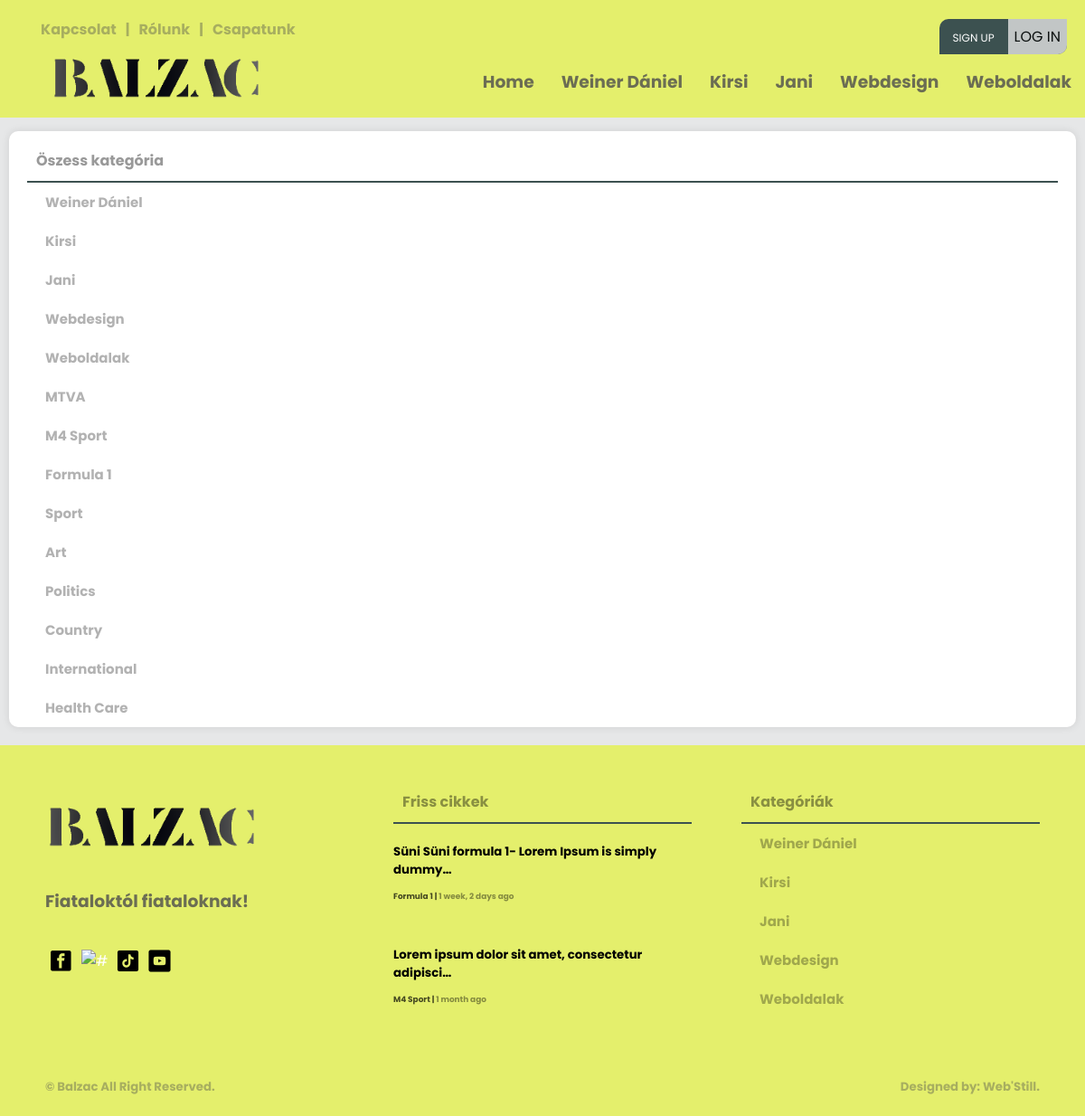
/kategoriak/, run on the app's committed database.
### creationboard/models.py (models this page shows, shortened)
class Category(models.Model):
    user = models.ForeignKey(User, null=True, on_delete=models.CASCADE)
    name = models.CharField(max_length=200)
    class Meta:
        ordering = ['-id']

class Article(models.Model):
    user = models.ForeignKey(User, on_delete=models.CASCADE)
    title = models.CharField(max_length=200)
    created = models.DateTimeField(auto_now_add=True, null=True)
    updated = models.DateTimeField(auto_now=True, null=True)
    articletype = models.CharField(null=False, blank=False, max_length=100)
    body = RichTextUploadingField(max_length=1000000) #ez itt lehetne RichTextUploadingField is
    indeximg = models.ImageField(upload_to="images/", default="images/home9.jpg")
    category = models.CharField(max_length=100, null=False, blank=False)
    status = models.CharField(max_length=10, choices=STATUS_CHOICES, default='pending')
    class Meta:
        ordering = ['-created']

### main/views.py (the view)
# urls.py: path('kategoriak/', views.categoryPage, name='cats')
def categoryPage(request):
    navcategory = models.Category.objects.all()[0:5]
    footarticle = models.Article.objects.filter(status='approved')[0:2]
    category = models.Category.objects.all()
    context = {'cats': category, 'category2': navcategory, 'article4': footarticle,}
    return render(request, 'main/cats.html', context)

### templates/main/cats.html (shortened to what this page needs)
{% load static %}
<!DOCTYPE html>
<html>
<head>
	<link rel="stylesheet" type="text/css" href="{% static 'main/style.css' %}">
</head>
<body>
{% include 'main/navbar.html' %}
<main>
    <div class="row">
        <div class="card-04">
            <div class="box-title">
                <h4 class="txt-black">Öszess kategória<h4>
            </div>
            <div class="box-categories">
                <ul>
                    {% for category in cats %}
                    <li><a href="{% url 'article-page' category.name %}" class="txt-black">{{ category.name }}</a></li>
                    {% endfor %}
                </ul>
            </div>
        </div>
    </div>
</main>
{% include 'main/footer.html' %}

### templates/main/navbar.html (shortened to what this page needs)
{% load static %}
<div class="screen-big">
<nav>
    <div class="nav-one nav-flex">
        <div class="left flex">
            <ul class="top-header mt-0">
                <li><a href="{% url 'contact-us' %}"><h4>Kapcsolat</h4></a></li>
                <li><h4>|</h4></li>
                <li><a href="{% url 'about-us' %}"><h4>Rólunk</h4></a></li>
                <li><h4>|</h4></li>
                <li><a href="{% url 'team-index' %}"><h4>Csapatunk</h4></a></li>
            </ul>
        </div>
        <div class="right flex">
                <ul class="top-header">
                    {% if request.user.is_authenticated %}
                    <li>
                        <div class="header-profile-pic">
                            <div class="pic">
                                <span class="material-symbols-outlined">account_circle</span>
                            </div>
                            <div class="header-profile-info">
                                <h4><a href="{% url 'profile-page' request.user.username %}">@{{ request.user }}</a></h4>
                                <h6><a href=""><span class="material-symbols-outlined">mail_lock</span>{{ request.user.email }}</a></h6>
                            </div>
                        </div>
                    </li>
                    <!--<li><h4><a href="{% url 'profile-page' request.user.username %}">Hello, @{{ request.user }}</a></h4></li>
                    <li><h4>|</h4></li>
                    <li><h4><a href="{% url 'logout' %}"><span class="material-symbols-outlined">logout</span>Kijelentkezés</a></h4></li>-->
                    {% else %}
                    <ul class="foot-icon-margin pd-0">
                        <li class="signup-or-login"><a href="{% url 'register' %}" class="sign-up">Sign up</a><a href="{% url 'login' %}"><button class="login-btn">Log in</button></a></li>
                    </ul>
                    {% endif %}
                </ul>
        </div>
    </div>
    <div class="nav-two nav-flex">
        <div class="left flex">
            <ul>
                <a href="{% url 'index' %}"><li><img src="{% static 'main/pics/logo.png' %}" class="logo-img" alt="#" /></li>
            </ul>
        </div>
        <div class="right">
            <div class="social media">
                <ul>
                    <li><a href="{% url 'index' %}"><h3>Home</h3></a></li>
                    {% for category in category2 %}
                        <li><a href="{% url 'article-page' category.name %}"><h3>{{ category.name }}</h3></a></li>
                    {% endfor %}
                </ul>
            </div>
        </div>
    </div>
</nav>
</div>

### templates/main/footer.html
{% load static %}
<footer>
    <div class="footer">
        <div class="footer-cols footer-firts">
            <div class="col-01">
                <ul class="pd-0">
                    <a href="{% url 'index' %}"><li><img src="{% static 'main/pics/logo.png' %}" class="logo-img" alt="#" /></li>
                </ul>
                <h3>Fiataloktól fiataloknak!</h3>
                <ul class="foot-icon-margin pd-0">
                    <a href="https://www.facebook.com/profile.php?id=100090612766620" target="blank"><li><img src="{% static 'main/pics/facebook.png' %}" class="icon-img" alt="#" target="blank" /></a></li>
                    <a href="https://www.instagram.com/balzacponthu/" target="blank"><li><img src="{% static 'main/pics/instagram.png' %}" class="icon-img" alt="#" /></li></a>
                    <a href="https://www.tiktok.com/@balzac.ujsag" target="blank"><li><img src="{% static 'main/pics/tiktok.png' %}" class="icon-img" alt="#" /></li></a>
                    <a href="https://www.youtube.com/@balzacujsag" target="blank"><li><img src="{% static 'main/pics/youtube.png' %}" class="icon-img" alt="#" /></li></a>
                </ul>
            </div>
            <div class="col-02">
                <div class="box-title">
                    <h4 class="txt-black">Friss cikkek<h4>
                </div>
                {% for article in article4 %}
                <ul class="pd-0">
                    <li><a href="{% url 'article' article.id %}" class="footer-article-text">
                        <h5 class="mt-1 mb-1">{{ article.title|truncatechars:49 }}</h5>
                        <h6 class="m-0">{{ article.body|truncatechars:30|safe }}</h6>
                        <small class="black"><span><a href="{% url 'article-page' article.category %}" class="black">{{ article.category }} </a></span>  |  <span><a class="black"> {{ article.created|timesince }} ago</a></span></small>
                    </a></li>
                </ul>
                {% endfor %}
            </div>
            <div class="col-03">
                <div class="box-title">
                    <h4 class="txt-black">Kategóriák<h4>
                </div>
                <div class="box-categories">
                    <ul>
                        {% for category in category2 %}
                        <li><a href="{% url 'article-page' category.name %}" class="txt-black">{{ category.name }}</a></li>
                        {% endfor %}
                    </ul>
                </div>
            </div>
        </div>
        <div class="footer-second">
            <div>
                <h5><a href="#"> &copy; Balzac</a> All Right Reserved.<h5>
            </div>
            <div>
                <h5><a href="">Designed by: Web'Still.</a><h5>
            </div>
        </div>
    </div>
</footer>

### static/main/style.css (style rules this page uses)
:root { --background-color: #e6e7e8; --box-color: white; --bg-dark: #000; --white-box-text: #fff; --small-red-info-color: red; --text-color-greany: #3c5150; --heaed-foot-color: #e4ef6c; --headad-foot-text-color: #000; --color-white: #fff; --box-padding: 10px; --box-border-radius: 10px; --input-border-radius: 3px; }
* { font-family: 'Poppins', sans-serif; }
html { background: var(--background-color); }
body { padding: 0; margin: 0; background: var(--background-color); }
small { color: var(--color-white); filter: grayscale(60%) opacity(0.7); transition: 0.4s; }
small span { color: var(--color-white); filter: grayscale(100%) opacity(0.6); transition: 0.4s; cursor: pointer; }
h3 { color: var(--text-color-greany); filter: grayscale(100%) opacity(0.8); transition: 0.3s; }
h4 { color: var(--text-color-greany); filter: grayscale(100%) opacity(0.4); cursor: pointer; transition: 0.5s; }
a { text-decoration: none; cursor: pointer; color: var(--color-white); padding: 0; margin: 0; }
ul { list-style: none; }
li { cursor: pointer; }
.black { color: black !important; }
.m-0 { margin: 0 !important; }
.mb-1 { margin-bottom: 5px !important; }
.mt-0 { margin-top: 0 !important; }
.mt-1 { margin-top: 5px !important; }
.pd-0 { padding: 0 !important; }
.txt-black { color: var(--dark-box-text) !important; }
.icon-img { height: 25px; width: 25px; margin: 5px; cursor: pointer; }
.logo-img { height: 50px; cursor: pointer; }
nav { background: var(--heaed-foot-color); position: absolute; top: 0px; right: 0; left: 0; padding: 20px 0 10px 0; z-index: 1; }
.nav-flex { display: flex; align-items: center; justify-content: space-between; }
.nav-one { cursor: pointer; height: 40px; background: var(--heaed-foot-color); }
nav ul { display: flex; flex-direction: row; }
.top-header li { margin: 10px 5px; }
.foot-icon-margin { display: flex; flex-direction: row; }
nav ul li { margin: 10px 15px; color: var(--headad-foot-text-color); }
.nav-two { cursor: pointer; height: 60px; background: var(--heaed-foot-color); }
main { margin: 135px 0 0 0; flex-direction: column; width: 100%; }
.row { width: 100%; display: flex; flex-direction: row; justify-content: center; flex-wrap: nowrap; }
.card-04 { background: var(--box-color); position: relative; flex: 1; margin: 10px; border-radius: var(--box-border-radius); box-shadow: 0 0 10px rgba(0, 0, 0, .1); padding: 20px; padding-bottom: 0; }
.box-title { border-bottom: 2px solid var(--text-color-greany); }
.box-title h4 { color: var(--color-white); margin: 10px; margin-top: 0px; }
.box-categories ul { margin: 0; padding: 0; }
.box-categories ul li { padding: 10px 20px; font-size: 15px; font-weight: bolder; color: var(--bg-dark); filter: grayscale(100%) opacity(0.3); transition: 0.5s; }
footer { background: var(--heaed-foot-color); margin-top: 10px; padding: 50px 50px 0 50px; }
.footer-cols { display: flex; flex-direction: row; align-items: top; flex-wrap: wrap; justify-content: space-between; }
.col-01 { display: flex; flex-direction: column; width: 30%; align-items: top; }
.col-02 { display: flex; flex-direction: column; align-items: top; width: 30%; }
.col-03 { width: 30%; align-items: top; }
.footer-article-text { color: var(--bg-dark); }
.footer-second { display: flex; flex-direction: row; justify-content: space-between; padding: 30px 0 0px 0; }
.footer-second h5 { color: var(--text-color-greany); filter: grayscale(100%) opacity(0.4); }
.footer-second h5 a { color: var(--text-color-greany) !important; filter: grayscale(0%) opacity(1) !important; }
.txt-black { color: #000 !important; }
.login-btn { align-self: center; justify-content: center; padding: 7px; background-color: #e4ef6c; filter: grayscale(1) opacity(.8); border: 0; font-size: 16px; text-transform: uppercase; border-bottom-right-radius: 10px; cursor: pointer; }
.sign-up { margin-right: 15px; padding-left: 15px; font-size: 12px; text-transform: uppercase; z-index: 2; }
.signup-or-login { background-color: #3c5150; margin-top: 5px; margin-right: 20px !important; border-top-left-radius: 10px; border-bottom-right-radius: 10px; z-index: 4; }

### data on the page
Category: name "Weiner Dániel"
Category: name "Kirsi"
Category: name "Jani"
Category: name "Webdesign"
Category: name "Weboldalak"
Category: name "MTVA"
Category: name "M4 Sport"
Category: name "Formula 1"
Category: name "Sport"
Category: name "Art"
Category: name "Politics"
Category: name "Country"
Category: name "International"
Category: name "Health Care"
Article: title "Süni Süni formula 1- Lorem Ipsum is simply dummy…", category "Formula 1", created "1 week, 2 days"
Article: title "Lorem ipsum dolor sit amet, consectetur adipisci…", category "M4 Sport", created "1 month"
